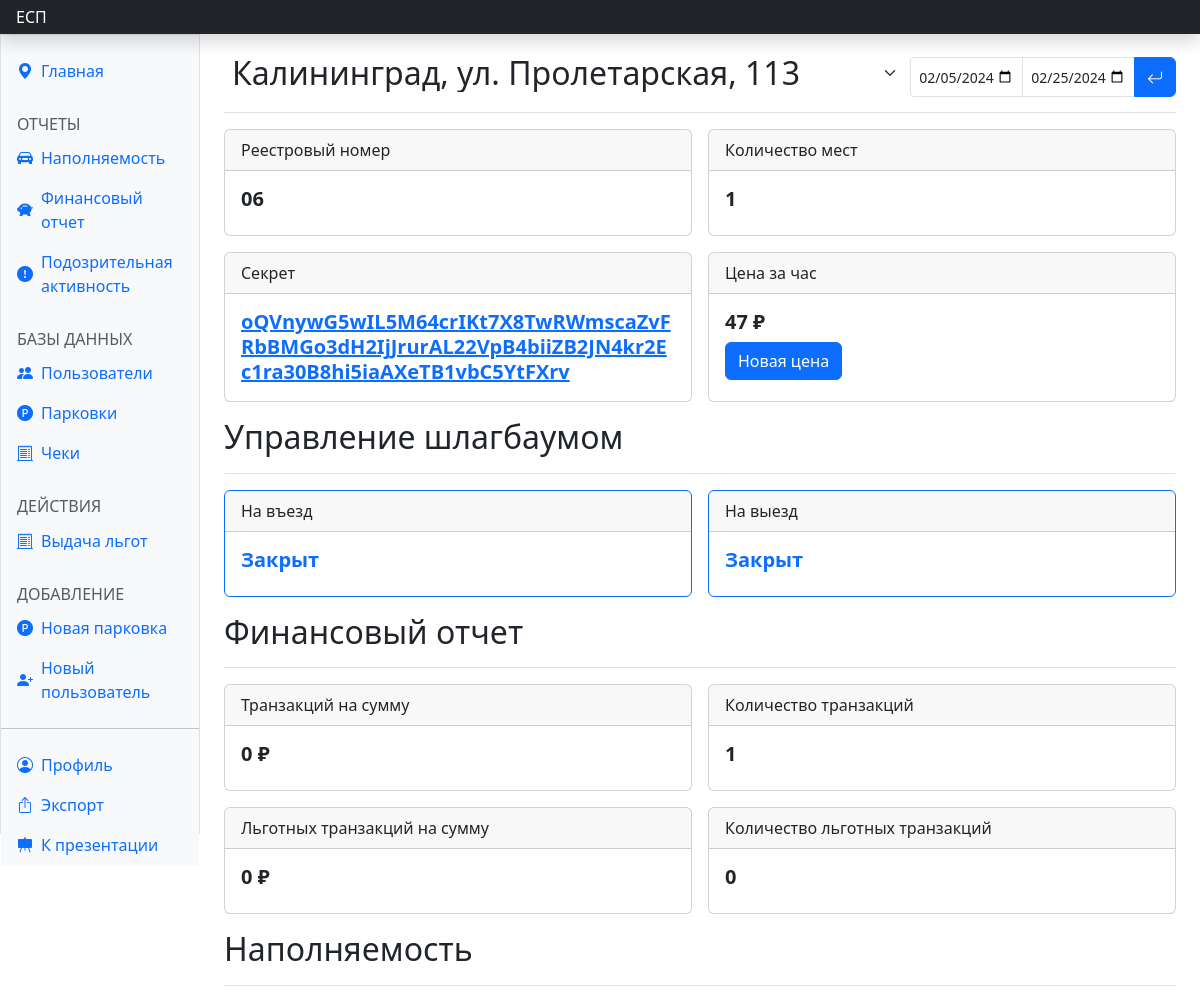
Page /dash_main/ (signed in, upper part) on the earlier database version.
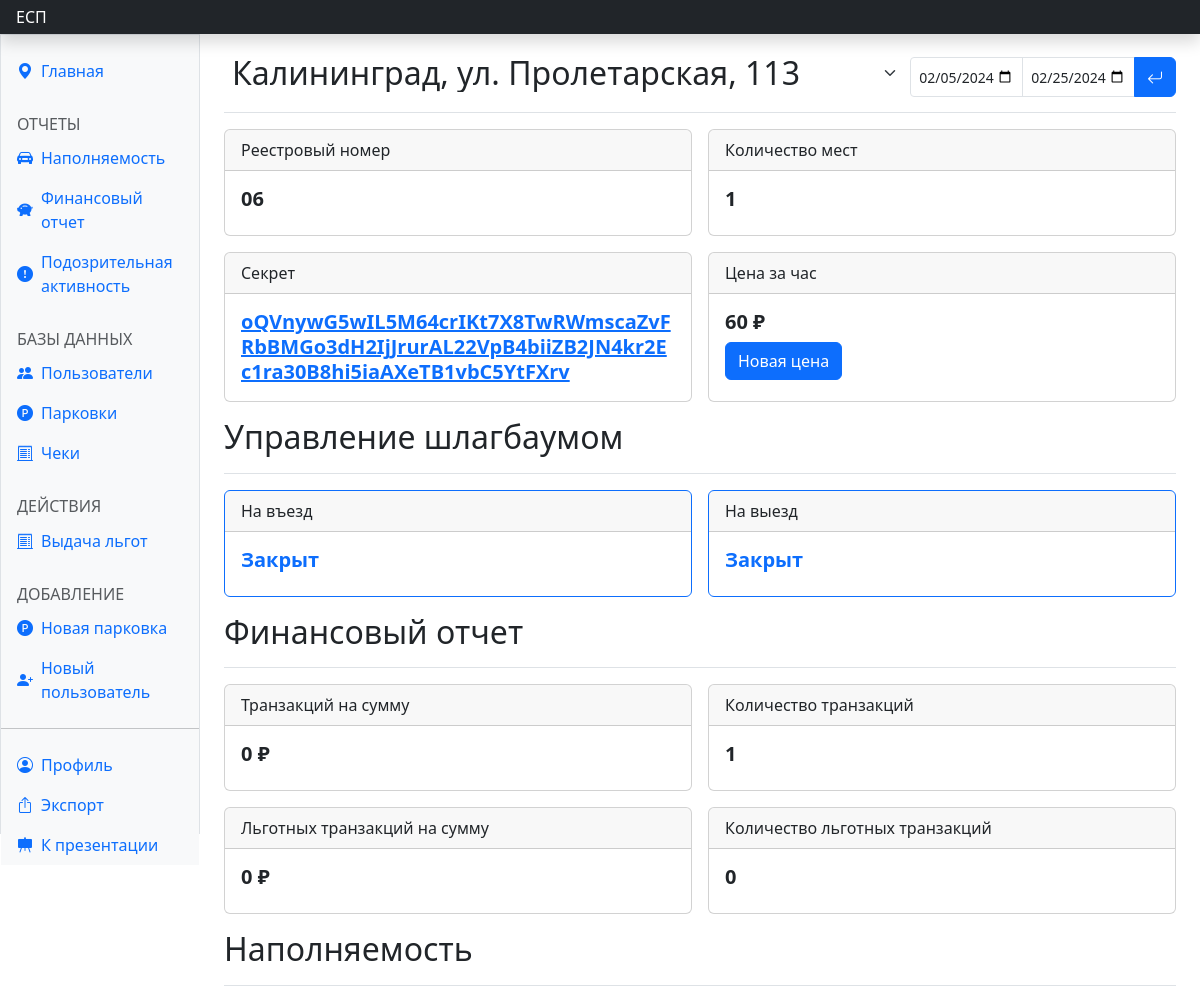
Same page on the later database version.
### parkingapp/models.py (models this page shows, shortened)
class Parking(models.Model):
    lattitude = models.FloatField(default=0)
    longitude = models.FloatField(default=0)
    address = models.CharField(max_length=120, default='')
    max_parking_lots = models.PositiveIntegerField(default=0)
    occupied_lots = models.PositiveIntegerField(default=0)
    price_per_hour = models.PositiveIntegerField(default=0)
    change = models.DateTimeField(default=datetime(2, 1, 1, 0, 0, 0, tzinfo=None))
    code = models.CharField(default='', max_length=10)
    secret = models.CharField(default='', max_length=100)
    reg_num = models.CharField(default='', max_length=100)

### parkingapp/views.py (the view, shortened to what this page needs)
# urls.py: path('dash_main/', views.dash_main, name='dash_main'),
def dash_main(request):
    error = ''
    form = DashForm()
    change_price_form = ChangePriceForm()
    reg_num = list(Parking.objects.all())[0].reg_num
    period_start = global_variables.default_start_time
    period_end = global_variables.default_end_time
    addresses = [tuple([park.reg_num, park.address]) for park in list(Parking.objects.all())]
    form.fields['reg_num'].choices = tuple(addresses)
    if not request.user.admin_view:
        return redirect(reverse('parkingapp:dont_have_access'))
    try:
        corr_users, corr_reciepts = corr_detector()
        park = data(period_start, period_end, reg_num)[0][0]
        fin = data(period_start, period_end, reg_num)[1][0]
        period_start = [i for i in period_start.split('-')]
        period_end = [i for i in period_end.split('-')]
        context = spice(period_start, period_end, reg_num, park)
        context.update({
            'form': form,
            'change_price_form': change_price_form,
            'reg_num': reg_num,
            'error': error,
            'parking': Parking.objects.get(reg_num=reg_num),
            'corr_users': corr_users,
            'corr_reciepts': corr_reciepts,
            'coupon_users': User.objects.filter(park_id=reg_num),
            'recs': Reciept.objects.filter(parking_id=reg_num),
            'fin': fin,
        })
        return render(request, 'dash_main.html', context)
    except Exception as e:
        print(e)
        return render(request, 'dash_main.html', {'error': error})

### parkingapp/forms.py
class DashForm(forms.Form):
    reg_num = forms.ChoiceField(required=True, choices=(), widget=forms.Select(attrs={
        'class': 'form-select form-select-sm',
        'value': '',
        'id': 'id_reg_num'
    }))
    date1 = forms.DateField(required=True, widget=forms.DateInput(attrs={
        'class': 'form-control form-control-sm',
        'type': 'date',
        'style': 'background: none;',
        'value': global_variables.default_start_time,
    }))
    date2 = forms.DateField(required=True, widget=forms.DateInput(attrs={
        'class': 'form-control form-control-sm',
        'type': 'date',
        'style': 'background: none;',
        'value': global_variables.default_end_time,
    }))

class ChangePriceForm(forms.Form):
    newprice = forms.IntegerField(required=True, widget=forms.NumberInput(attrs={
        'id': 'fucksubmit',
        'placeholder': 'Новая цена',
        'class': 'form-control',
        'type': 'number',
        'inputmode': 'numeric',
    }))

### parkingapp/templates/dash_main.html (shortened to what this page needs)
{% extends 'dash_base.html' %}
{% block mainact %}active{% endblock %}
{% block content %}
<main class="col-md-9 ms-sm-auto col-lg-10 px-md-4">
  <form method="post">
    <div
      class="d-flex justify-content-between flex-wrap flex-md-nowrap align-items-center pt-3 pb-2 mb-3 border-bottom">
      <h1 class="h2">{{ form.reg_num }}</h1>
      <div class="mb-2 mb-md-0">
        <div class="input-group me-2">
          {{form.date1}}
          {{form.date2}}
          <button type="submit" class="btn btm-sm btn-primary radr"><i class="bi bi-arrow-return-left"></i></button>
        </div>
      </div>
    </div>
  </form>
  <div class="row g-3">
    <div class="col-sm-6">
      <div class="card h-100">
        <div class="card-header">Реестровый номер</div>
        <div class="card-body">
          <h5 class="card-title fw-bolder">{{ parking.reg_num }}</h5>
        </div>
      </div>
    </div>
    <div class="col-sm-6">
      <div class="card h-100">
        <div class="card-header">Количество мест</div>
        <div class="card-body">
          <h5 class="card-title fw-bolder">{{ parking.max_parking_lots }}</h5>
        </div>
      </div>
    </div>
    <div class="col-sm-6">
      <div class="card h-100">
        <div class="card-header">Секрет</div>
        <div class="card-body">
          <a href="/parking_lot?secret={{parking.secret}}" class="h5 text-primary card-title fw-bolder">{{ parking.secret }}</a>
        </div>
      </div>
    </div>
    <div class="col-sm-6">
      <div class="card h-100">
        <div class="card-header">Цена за час</div>
        <div class="card-body">
          <h5 class="card-title fw-bolder">{{ parking.price_per_hour }} ₽</h5>
          <button class="btn btn-primary" data-bs-toggle="modal" data-bs-target="#exampleModal"
            data-bs-whatever="{{ reg_num }}">Новая цена</button>
        </div>
      </div>
    </div>
  </div>
  <div class="d-flex justify-content-between flex-wrap flex-md-nowrap align-items-center pt-3 pb-2 mb-3 border-bottom">
    <h1 class="h2">Управление шлагбаумом</h1>
  </div>
  <div class="row g-3">
    <div class="col-sm-6">
      <div class="card border-primary">
        <div class="card-header">На въезд</div>
        <div class="card-body">
          <h5 class="card-title text-primary fw-bolder" onclick="out(this)">Закрыт</h5>
        </div>
      </div>
    </div>
    <div class="col-sm-6">
      <div class="card border-primary">
        <div class="card-header">На выезд</div>
        <div class="card-body">
          <h5 class="card-title text-primary fw-bolder" onclick="out(this)">Закрыт</h5>
        </div>
      </div>
    </div>
  </div>
  <div class="d-flex justify-content-between flex-wrap flex-md-nowrap align-items-center pt-3 pb-2 mb-3 border-bottom">
    <h1 class="h2">Финансовый отчет</h1>
  </div>
  <div class="row g-3">
    <div class="col-sm-6 col-xxl-3">
      <div class="card">
        <div class="card-header">Транзакций на сумму</div>
        <div class="card-body">
          <h5 class="card-title fw-bolder">{{fin.total_price}} ₽</h5>
        </div>
      </div>
    </div>
    <div class="col-sm-6 col-xxl-3">
      <div class="card">
        <div class="card-header">Количество транзакций</div>
        <div class="card-body">
          <h5 class="card-title fw-bolder">{{fin.how_much_people_used}}</h5>
        </div>
      </div>
    </div>
    <div class="col-sm-6 col-xxl-3">
      <div class="card">
        <div class="card-header">Льготных транзакций на сумму</div>
        <div class="card-body">
          <h5 class="card-title fw-bolder">{{fin.benefits_price}} ₽</h5>
        </div>
      </div>
    </div>
    <div class="col-sm-6 col-xxl-3">
      <div class="card">
        <div class="card-header">Количество льготных транзакций</div>
        <div class="card-body">
          <h5 class="card-title fw-bolder">{{fin.with_benefits}}</h5>
        </div>
      </div>
    </div>
  </div>
  <div class="d-flex justify-content-between flex-wrap flex-md-nowrap align-items-center pt-3 pb-2 mb-3 border-bottom">
    <h1 class="h2">Наполняемость</h1>
  </div>
</main>
{% endblock %}

Differences in the rows shown:
changed Parking "Калининград, ул. Пролетарская, 113": price_per_hour "47" → "60"
